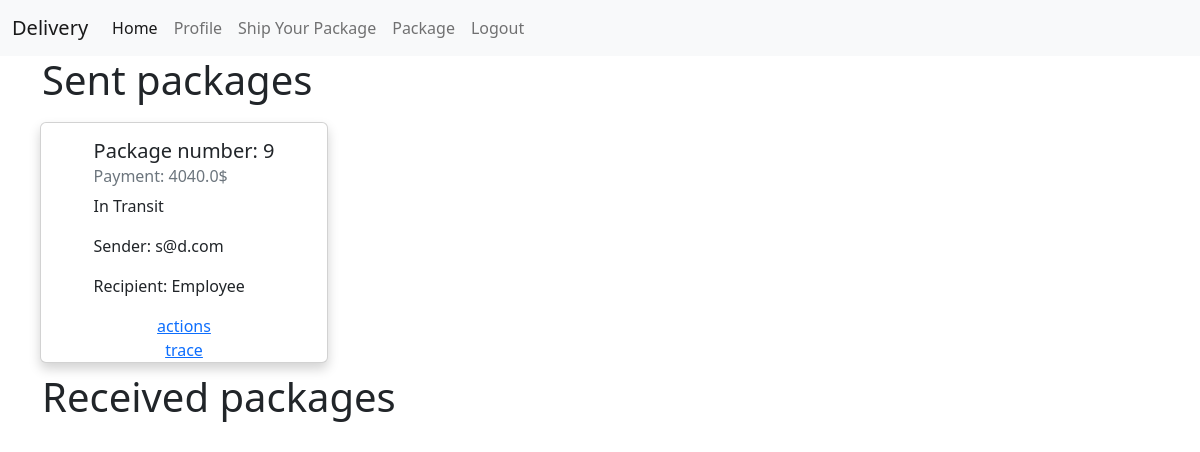
/packages (signed in), run on an earlier commit of the app's database.
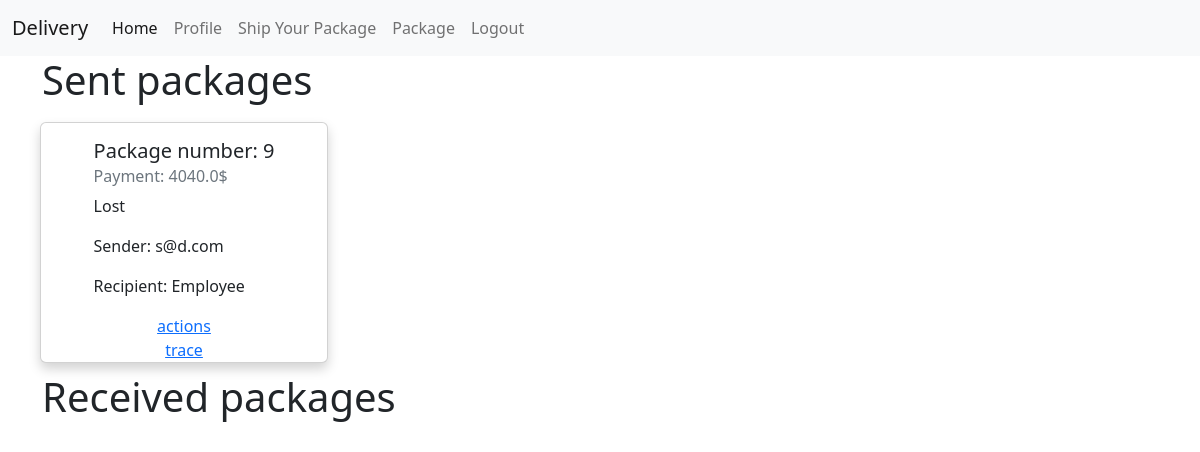
And on a later commit of the database.
### Delivery/models.py (models this page shows, shortened)
class Package(models.Model):
    id = models.AutoField(primary_key=True)
    weight = models.FloatField()
    destination = models.CharField(max_length=100)
    dimensions = models.CharField(max_length=100, default='Small')
    insurance_amount = models.FloatField()
    status = models.CharField(max_length=100, default='In Transit')
    category = models.CharField(max_length=100, default='Regular')
    value = models.FloatField(default=0)
    final_delivery_date = models.DateField()
    recipient = models.CharField(max_length=100, default='John Doe')
    pay = models.BooleanField(default=False)
    history = HistoricalRecords()
    user = models.ForeignKey(User, on_delete=models.CASCADE, null=True)
    @property
    def payment(self):
        return self.value * (self.weight * 0.1) + self.insurance_amount

class User(AbstractUser):
    pass

### Delivery/views.py (the view, shortened to what this page needs)
# urls.py: path("packages", views.packages, name="packages"),
@login_required
def packages(request):
    if (not request.user.is_staff):
        packages = Package.objects.filter(user_id=request.user.id)
        package = Package.objects.filter(recipient=request.user.username)
        return render(request, "Delivery/packages.html", {
            "packages": packages,
            "package": package,
            "isCustomer": True,
            "emptyID": not packages.exists(),
            "emptyName": not package.exists(),
        })

### Delivery/templates/Delivery/packages.html (shortened to what this page needs)
{% extends "Delivery/index.html" %}
{% block body %}
{% if isCustomer %}
    <div class="container">
        <div>
            <h1>Sent packages</h1>
        </div>
        <div class="row">
            {% if emptyID %}
                <p>You have no sent packages</p>
            {% else %}
            {% for package in packages %}
            <div class="card col-sm-6" style="width: 18rem; margin: 10px;">
                <div class="card-body">
                    <h5 class="card-title">Package number: {{package.id}}</h5>
                    <h6 class="card-subtitle mb-2 text-muted">Payment: {{package.payment}}$</h6>
                    <p class="card-text">{{package.status}}</p>
                    <p class="card-text">Sender: {{package.user}}</p>
                    <p class="card-text">Recipient: {{package.recipient}}</p>
                </div>
                <a href="{% url 'package' package.id %}">actions</a>
                <a href="{% url 'trace' package.id %}">trace</a>
            </div>
            {% endfor %}
            {% endif %}
        </div>
        <div>
            <h1>Received packages</h1>
        </div>
{% endif %}
{% endblock %}

What changed in the data, as far as the page shows it:
changed Package "Employee": status "In Transit" → "Lost"
